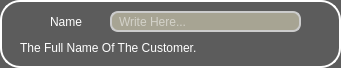
    <widget class="QFrame" name="Name_Frame">
     <property name="geometry">
      <rect>
       <x>10</x>
       <y>54</y>
       <width>341</width>
       <height>68</height>
      </rect>
     </property>
     <property name="minimumSize">
      <size>
       <width>341</width>
       <height>68</height>
      </size>
     </property>
     <property name="maximumSize">
      <size>
       <width>341</width>
       <height>68</height>
      </size>
     </property>
     <property name="styleSheet">
      <string notr="true">QWidget{
	background-color: #5C5C5C;
	color: rgb(255, 255, 255);
	font: 75 18pt &quot;Acme&quot;;
	border: 2px solid #ffffff;
	border-style: outset;
    	border-radius: 20px;
}</string>
     </property>
     <property name="frameShape">
      <enum>QFrame::StyledPanel</enum>
     </property>
     <property name="frameShadow">
      <enum>QFrame::Raised</enum>
     </property>
     <widget class="QLabel" name="Customer_Name_Icon">
      <property name="geometry">
       <rect>
        <x>20</x>
        <y>11</y>
        <width>21</width>
        <height>21</height>
       </rect>
      </property>
      <property name="minimumSize">
       <size>
        <width>21</width>
        <height>21</height>
       </size>
      </property>
      <property name="maximumSize">
       <size>
        <width>21</width>
        <height>21</height>
       </size>
      </property>
      <property name="styleSheet">
       <string notr="true">border: none;
background-color: rgba(0, 0, 0, 0);
color: rgb(255, 255, 255);
font: 75 18pt &quot;Acme&quot;;</string>
      </property>
      <property name="text">
       <string/>
      </property>
      <property name="pixmap">
       <pixmap resource="resources.qrc">:/Icons/Customer_Whitre.png</pixmap>
      </property>
      <property name="scaledContents">
       <bool>true</bool>
      </property>
      <property name="alignment">
       <set>Qt::AlignCenter</set>
      </property>
      <property name="wordWrap">
       <bool>false</bool>
      </property>
     </widget>
     <widget class="QLineEdit" name="Name_Input">
      <property name="geometry">
       <rect>
        <x>110</x>
        <y>11</y>
        <width>191</width>
        <height>21</height>
       </rect>
      </property>
      <property name="minimumSize">
       <size>
        <width>191</width>
        <height>21</height>
       </size>
      </property>
      <property name="maximumSize">
       <size>
        <width>191</width>
        <height>21</height>
       </size>
      </property>
      <property name="styleSheet">
       <string notr="true">QLineEdit {
	background-color:rgb(167, 164, 147);
	padding-left: 5px;
	border: 2px solid #ccc;
	border-radius: 8px;
	background-repeat: no-repeat;
	background-position: left center;
	font: 75 15pt &quot;Acme&quot;;
}</string>
      </property>
      <property name="placeholderText">
       <string>Write Here...</string>
      </property>
     </widget>
     <widget class="QLabel" name="Customer_Name_Label">
      <property name="geometry">
       <rect>
        <x>50</x>
        <y>11</y>
        <width>51</width>
        <height>21</height>
       </rect>
      </property>
      <property name="minimumSize">
       <size>
        <width>51</width>
        <height>21</height>
       </size>
      </property>
      <property name="maximumSize">
       <size>
        <width>51</width>
        <height>21</height>
       </size>
      </property>
      <property name="styleSheet">
       <string notr="true">border: none;
background-color: rgba(0, 0, 0, 0);
color: rgb(255, 255, 255);
font: 75 13pt &quot;Acme&quot;;</string>
      </property>
      <property name="text">
       <string>Name </string>
      </property>
     </widget>
     <widget class="QLabel" name="Name_Infos">
      <property name="geometry">
       <rect>
        <x>20</x>
        <y>37</y>
        <width>301</width>
        <height>21</height>
       </rect>
      </property>
      <property name="minimumSize">
       <size>
        <width>301</width>
        <height>21</height>
       </size>
      </property>
      <property name="maximumSize">
       <size>
        <width>301</width>
        <height>21</height>
       </size>
      </property>
      <property name="styleSheet">
       <string notr="true">QLabel {border: none;
background-color: rgba(0, 0, 0, 0);
color: rgbrgb(0, 174, 255);
font: 75 13pt &quot;Acme&quot;;
}</string>
      </property>
      <property name="text">
       <string>The Full Name Of The Customer.</string>
      </property>
     </widget>
    </widget>
